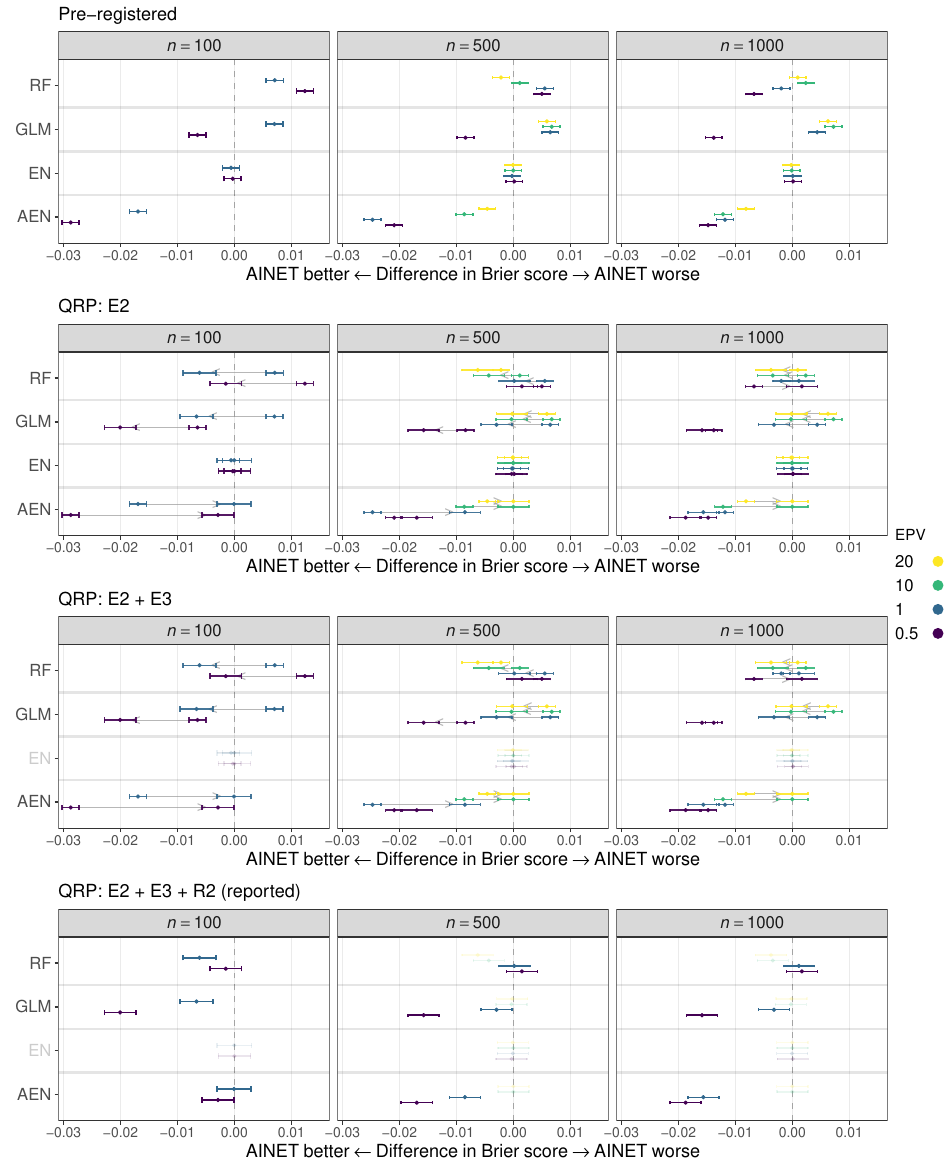

Recreate this plot in R.
#!/usr/bin/env Rscript
repro_type <- commandArgs(trailingOnly = TRUE)[1] # full / partial / figure
if (is.na(repro_type))
    repro_type <- "figure"

## This script contains the code to produce figure 2

## Dependencies ----------------------------------------------------------------

library("tidyverse") # data manipulation and plotting
library("ggpubr") # combining ggplots
library("ggpp") # for position_dodgenudge

## Data ------------------------------------------------------------------------

# names and labels of simulation studies
tnms <- c("final", "nonlin")
tlabs <- c("final", "nonlinear")

# evaluation metrics
which <- c("brier", "scaledBrier", "nll", "auc", "acc")

# load intermediate simulation results
if (repro_type == "figure") {
    folders <- c(file.path("..", "results-simulations", "pre-registered",
                           "results-anova"),
                 file.path("..", "results-simulations", "tweaked",
                           "results-anova"))
} else if (repro_type %in% c("full", "partial")) {
    folders <- c(file.path("..", "reproduce-simulations", "results_anova-full"),
                 file.path("..", "reproduce-simulations", "results_anova-nonlin"))
} else {
    stop("Supplied type of reproducibility not implemented.")
}
paths <- expand_grid(folder = folders, metric = which)
paths$path <- file.path(paths$folder, paste0("anova_", paths$metric, ".csv"))
pdat <- paths %>%
    mutate(d = map(path, ~ read_csv(.x, show_col_types = FALSE))) %>%
    unnest(c(d)) %>%
    mutate(set = factor(folder, levels = folders, labels = tlabs)) %>%
    dplyr::select(-path, -folder)

## Create Figure -------------------------------------------------------------

## plot parameters
point_alpha <- 0.9 # Alpha for points and error bars
arrow_alpha <- 0.7 # Alpha value for arrows
arrow_head_size <- 4 # Size of arrow heads
ny <- 0 # Nudge of arrow heads in y direction
arrow_col <- "gray60" # color for arrows
plotDeco <- function(ggp) {
    ## function to add the same plot style to all plots
    out <- ggp +
        theme_bw() +
        labs(x = expression(AINET~better%<-%Difference~"in"~Brier~score%->%AINET~worse),
             y = element_blank(), color = "EPV") +
        guides(color = guide_legend(reverse = TRUE,
                                    override.aes = list(size = 3),
                                    label.hjust = 0,
                                    label.position = "left")) +
        theme(panel.grid.major.y = element_blank(),
              panel.grid.minor.x = element_blank(),
              legend.text = element_text(size = 12),
              axis.text.y = element_text(size = 12),
              axis.text.x = element_text(size = 10),
              axis.title = element_text(size = 13),
              plot.subtitle = element_text(size = 13),
              strip.text = element_text(size = 12),
              legend.spacing = unit(0.1, "cm"),
              legend.margin = margin(t = 0.1, unit = 'cm')
              ) +
        geom_hline(yintercept = seq(1.5, 3.5, 1), alpha = 0.1, size = 0.8) +
        scale_alpha_manual(values = c(0.1, 1)) +
        scale_shape_manual(values = c("better" = 60, "worse" = 62))
    return(out)
}

## subset of simulation conditions used for figure
corr <- 0.95 # correlation of covariates
baseprev <- 0.05 # baseline prevalence
spars <- 0.9 # proportion of regression coefficients which are non-zero (only
             # for modified simulations)
nmax <- 5000 # upper bound for sample size
eval <- "brier" # evaluation metric
pdatSubset <- pdat %>%
    filter(
        rho == corr,
        metric == eval,
        n < nmax,
        prev == baseprev
    )

## plot of pre-registered simulation results ("final")
pdatOG <- pdatSubset %>%
    filter(sparsity %in% c(0, NA), # no sparsity in pre-registered simulation
           set %in% c("final"))
p0raw <- ggplot(data = pdatOG, aes(y = contrast)) +
    facet_grid(. ~ n,
               labeller = label_bquote(cols = italic(n) == .(n))) +
    geom_vline(xintercept = 0, lty = 2, alpha = 0.3) +
    geom_point(aes(x = Estimate, color = ordered(EPV)),
               position = position_dodge(width = 0.5), size = 0.8) +
    geom_errorbarh(aes(xmin = lwr, xmax = upr, color = ordered(EPV)),
                   position = position_dodge(width = 0.5),
                   height = 0.25, show.legend = FALSE)
p0 <- plotDeco(ggp = p0raw)

## plot simulation results after QRP E2 modifying the DGP: adding nonlinear
## effect and sparsity to DGP ("nonlinear")
pdatE2 <- pdatSubset %>%
    filter(sparsity %in% c(0, 0.9),
           set %in% c("final", "nonlinear"))
pdatE2wide <- pdatE2 %>%
    ## creating variable to indicate whether modified DGP improved performance
    mutate(sparsity = 0.9) %>% # overwrite sparsity column
    dplyr::select(contrast, n, EPV, prev, rho, sparsity, Estimate, lwr, upr, set) %>%
    pivot_wider(names_from = set, values_from = c(Estimate, lwr, upr)) %>%
    mutate(better = ifelse(Estimate_nonlinear < Estimate_final, "better", "worse"),
           from = ifelse(better  == "better", lwr_final, lwr_nonlinear),
           to = ifelse(better  == "better", upr_nonlinear, upr_final),
           head = ifelse(better == "better", upr_nonlinear, lwr_nonlinear),
           head = ifelse((pmin(lwr_nonlinear, lwr_final) <= pmax(upr_nonlinear, upr_final) &
                          pmax(lwr_nonlinear, lwr_final) <= pmin(upr_nonlinear, upr_final)),
                         as.numeric(NA), head))
p1raw <- ggplot(data = pdatE2, aes(y = contrast)) +
    facet_grid(. ~ n,
               labeller = label_bquote(cols = italic(n) == .(n))) +
    geom_vline(xintercept = 0, lty = 2, alpha = 0.3) +
    geom_linerange(data = pdatE2wide, alpha = arrow_alpha, lwd = 0.3,
                   aes(xmin = from, xmax = to, y = contrast,
                       color = NULL, group = ordered(EPV)), color = arrow_col,
                   position = position_dodgenudge(0.5, y = ny),
                   show.legend = FALSE) +
    geom_point(data = pdatE2wide,
               aes(x = head, group = ordered(EPV), shape = better),
               size = arrow_head_size, position = position_dodgenudge(width = 0.5, y = ny),
               alpha = arrow_alpha, show.legend = FALSE, color = arrow_col) +
    geom_errorbarh(aes(xmin = lwr, xmax = upr, color = ordered(EPV)),
                   position = position_dodge(width = 0.5), alpha = point_alpha,
                   height = 0.25, show.legend = FALSE) +
    geom_point(data = pdatE2wide,
               aes(x = Estimate_final, color = ordered(EPV)), size = 0.8,
               position = position_dodge(width = 0.5), alpha = point_alpha) +
    geom_point(data = pdatE2wide,
               aes(x = Estimate_nonlinear, color = ordered(EPV)), size = 0.8,
               position = position_dodge(width = 0.5), alpha = point_alpha)
p1 <- plotDeco(ggp = p1raw)

## plot simulation results after QRPs E2 + E3 (removing competitor EN)
pdatE3 <- pdatSubset %>%
    filter(sparsity %in% c(0, NA, 0.9),
           set %in% c("nonlinear", "final")) %>%
    mutate(alp1 = contrast != "EN",
           alp = paste0(EPV, contrast != "EN"),
           alp = ordered(alp, levels = str_sort(unique(alp), numeric = TRUE)))
pdatE3wide <- pdatE3 %>%
    ## creating variable to indicate whether modified DGP improved performance
    mutate(sparsity = 0.9) %>% # overwrite sparsity column
    dplyr::select(contrast, n, EPV, prev, rho, sparsity, Estimate, lwr, upr, set, alp, alp1) %>%
    pivot_wider(names_from = set, values_from = c(Estimate, lwr, upr)) %>%
    mutate(better = ifelse(Estimate_nonlinear < Estimate_final, "better", "worse"),
           from = ifelse(better  == "better", lwr_final, lwr_nonlinear),
           to = ifelse(better  == "better", upr_nonlinear, upr_final),
           head = ifelse(better == "better", upr_nonlinear, lwr_nonlinear),
           head = ifelse((pmin(lwr_nonlinear, lwr_final) <= pmax(upr_nonlinear, upr_final) &
                          pmax(lwr_nonlinear, lwr_final) <= pmin(upr_nonlinear, upr_final)),
                         as.numeric(NA), head))
p2raw <- ggplot(data = pdatE3, aes(y = contrast)) +
    facet_grid(. ~ n,
               labeller = label_bquote(cols = italic(n) == .(n))) +
    geom_vline(xintercept = 0, lty = 2, alpha = 0.3) +
    geom_linerange(data = pdatE3wide, lwd = 0.3,
                   aes(xmin = from, xmax = to, y = contrast, alpha = alp,
                       color = NULL), color = arrow_col,
                   position = position_dodgenudge(0.5, y = ny),
                   show.legend = FALSE) +
    geom_point(data = pdatE3wide,
               aes(x = head, color = NULL, alpha = alp, shape = better),
               size = arrow_head_size, position = position_dodgenudge(width = 0.5, y = ny),
               color = arrow_col, show.legend = FALSE) +
    geom_errorbarh(aes(xmin = lwr, xmax = upr, color = ordered(EPV), alpha = alp1),
                   position = position_dodge(width = 0.5),
                   height = 0.25, show.legend = FALSE) +
    geom_point(data = pdatE3wide,
               aes(x = Estimate_final, color = ordered(EPV), alpha = alp1), size = 0.8,
               position = position_dodge(width = 0.5)) +
    geom_point(data = pdatE3wide,
               aes(x = Estimate_nonlinear, color = ordered(EPV), alpha = alp1), size = 0.8,
               position = position_dodge(width = 0.5))
p2 <- plotDeco(ggp = p2raw) +
    scale_alpha_manual(values = c(rep(c(0.1, arrow_alpha), 4), 0.1, point_alpha)) +
    theme(axis.text.y.left = element_text(color = c("gray30", "gray80", "gray30", "gray30")))

## plot simulation results after QRPs E2 + E3 + R2 (selective reporting of low EPV settings)
pdatR2 <- pdatSubset %>%
    filter(sparsity %in% c(0, NA, 0.9),
           set %in% c("nonlinear")) %>%
    mutate(alp = contrast != "EN" & EPV < 10)
p3raw <- ggplot(data = pdatR2, aes(y = contrast, alpha = alp)) +
    facet_grid(. ~ n,
               labeller = label_bquote(cols = italic(n) == .(n))) +
    geom_vline(xintercept = 0, lty = 2, alpha = 0.3) +
    geom_point(aes(x = Estimate, color = ordered(EPV), alpha = alp),
               position = position_dodge(width = 0.5), size = 0.8) +
    geom_errorbarh(aes(xmin = lwr, xmax = upr, color = ordered(EPV)),
                   position = position_dodge(width = 0.5),
                   height = 0.25, show.legend = FALSE)
p3 <- plotDeco(ggp = p3raw) +
    theme(axis.text.y.left = element_text(color = c("gray30", "gray80", "gray30", "gray30")))

## combine plots in one Figure and save
xmin <- min(c(p1$data$lwr, p3$data$lwr))*0.95
xmax <- max(c(p1$data$upr, p3$data$upr))*1.05
ggarrange(
    p0 + labs(subtitle = "Pre-registered") + coord_cartesian(xlim = c(xmin, xmax)),
    p1 + labs(subtitle = "QRP: E2") + coord_cartesian(xlim = c(xmin, xmax)),
    p2 + labs(subtitle = "QRP: E2 + E3") + coord_cartesian(xlim = c(xmin, xmax)),
    p3 + labs(subtitle = "QRP: E2 + E3 + R2 (reported)") +
    coord_cartesian(xlim = c(xmin, xmax)),
    common.legend = TRUE, ncol = 1, legend = "right"
)
ggsave("figure2.pdf", height = 13 * 0.9, width = 10 * 0.95)
